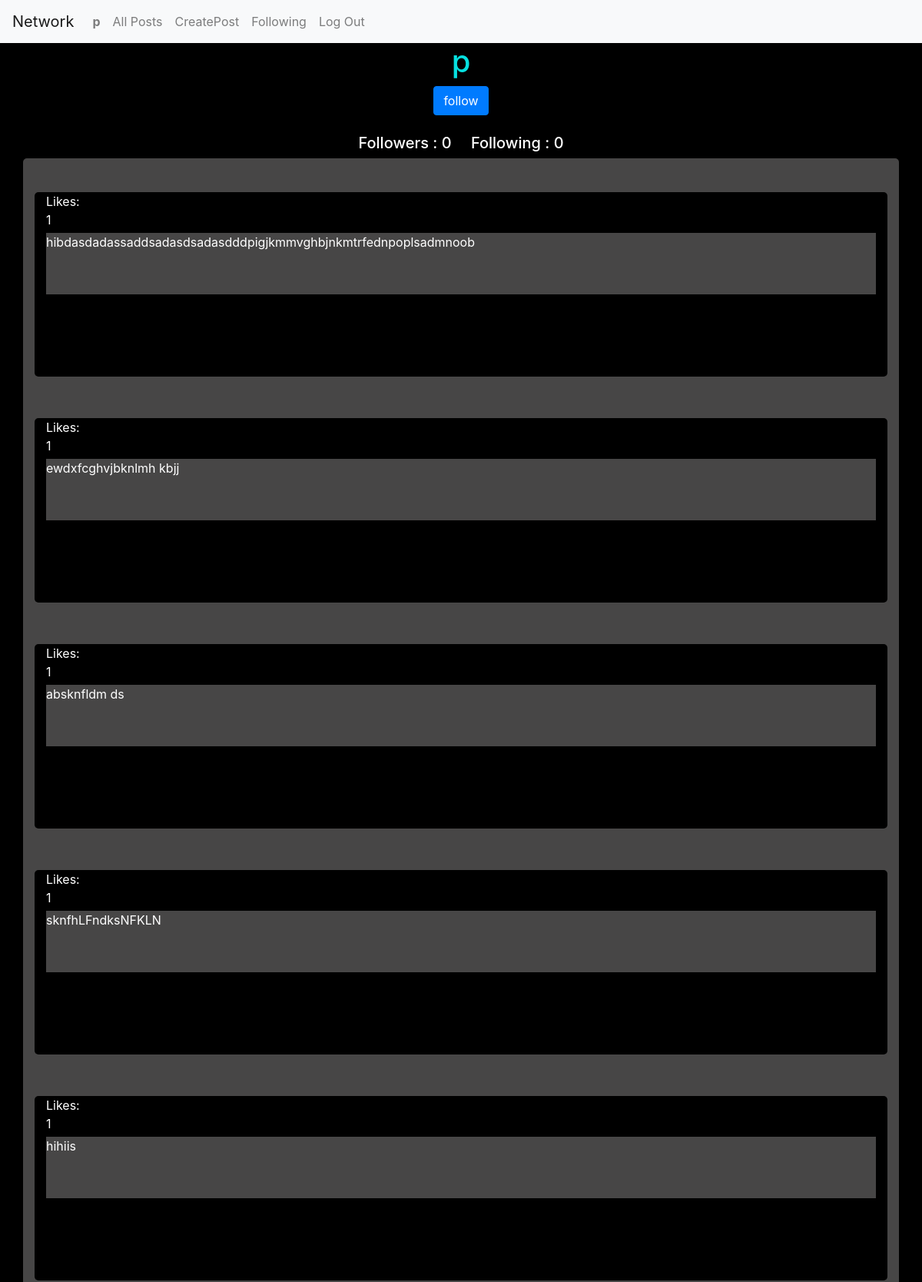
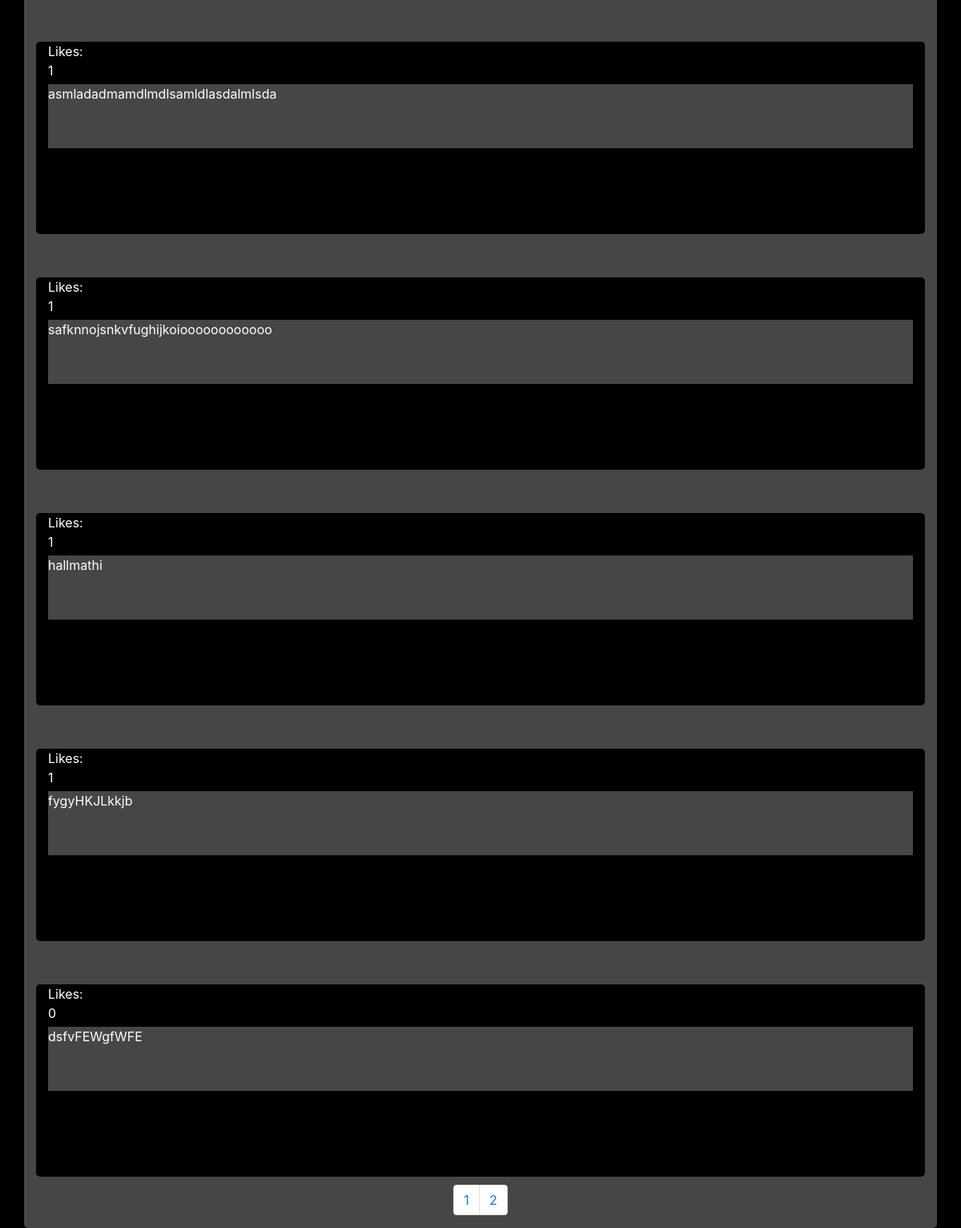
The page /profile/1/1 on the database as committed earlier (2 pictures, top to bottom).
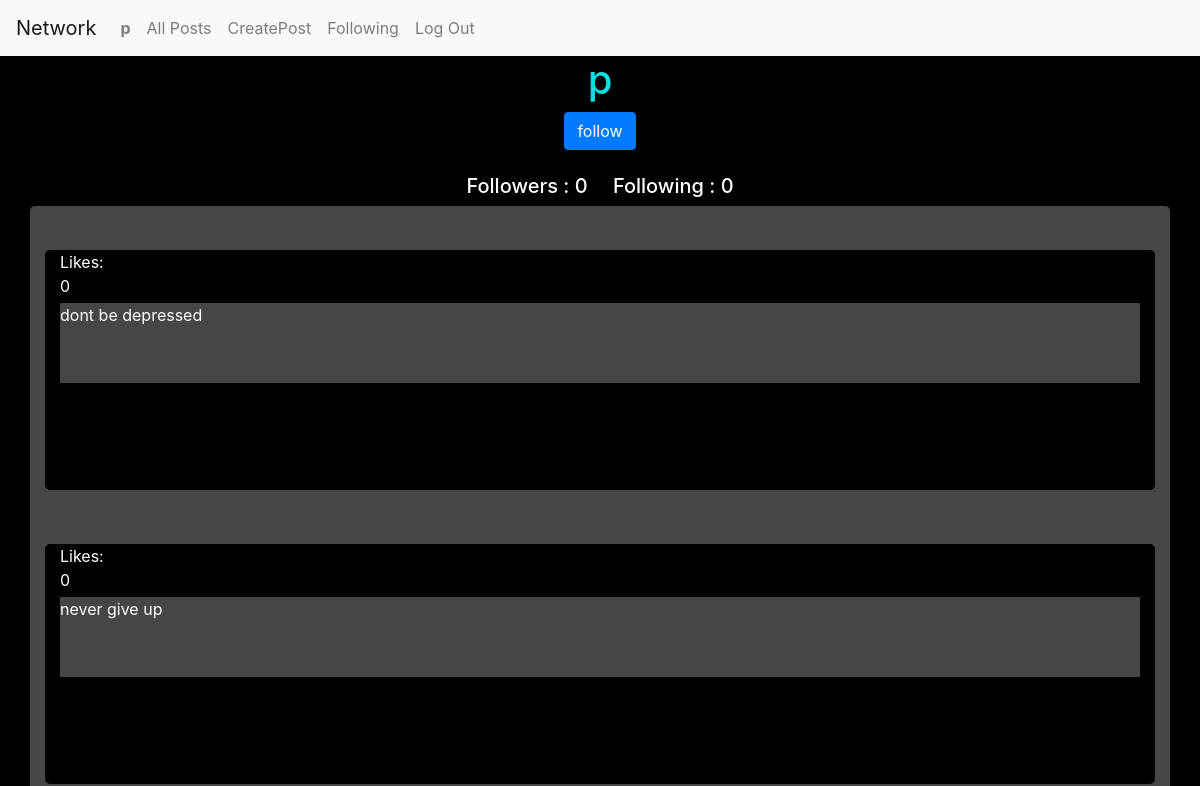
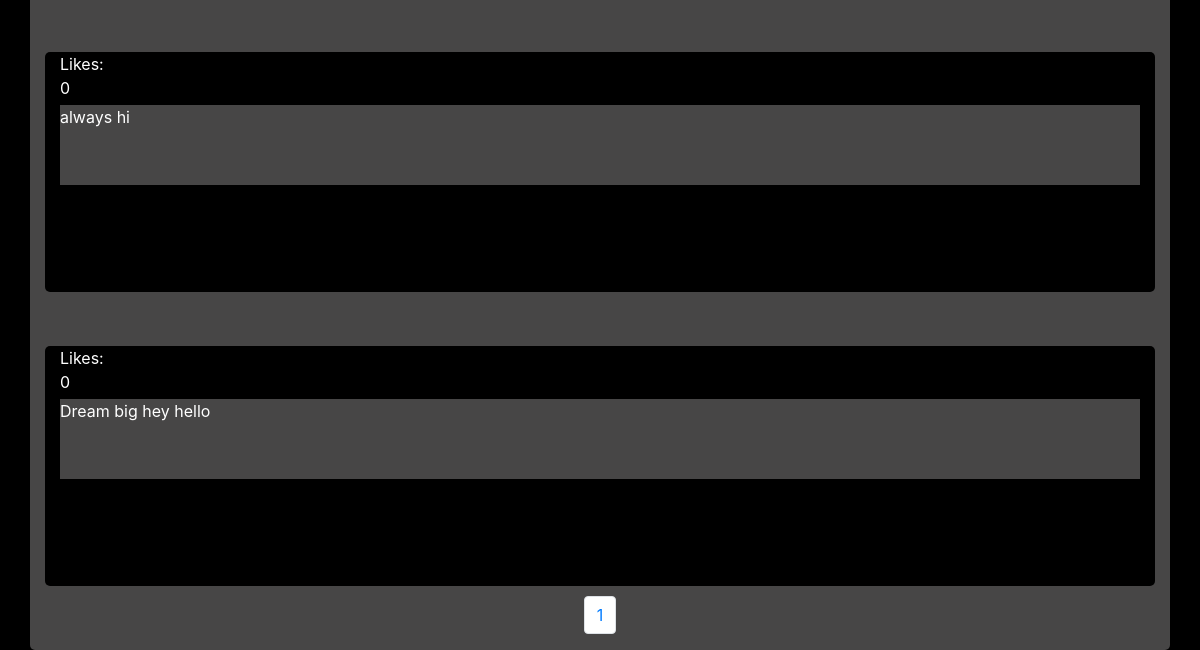
The same page on the database as committed later (2 pictures, top to bottom).
### network/models.py (models this page shows)
class User(AbstractUser):
    followers=models.ManyToManyField('self',symmetrical=False,blank=True,related_name='flr')
    following=models.ManyToManyField('self',symmetrical=False,blank=True,related_name='fly')

class Post(models.Model):
    content=models.CharField(max_length=1000)
    owner=models.ForeignKey(User,on_delete=models.CASCADE)
    liked_by=models.ManyToManyField(User,symmetrical=False,related_name="liked_by",blank=True)
    Date=models.DateTimeField(auto_now_add=True)

### network/views.py (the view)
# urls.py: path('profile/<int:id>/<int:pg>',views.profile,name='profile'),
def profile(request,id,pg):
    user=User.objects.get(id=id)
    posts=Post.objects.filter(owner=user).order_by('-Date')
    p=Paginator(posts,10)
    page=p.page(pg)
    return render(request,'network/profile.html',{
        'posts':page.object_list,'user':user,'p':p
    })

### network/templates/network/profile.html (shortened to what this page needs)
{% extends "network/layout.html" %}
{% block body %}
<div class="container text-center" style="color: white;">
    <h1 style="color: #06e0e0;">{{user.username}}</h1>
    {%if user != request.user%}
    {%if request.user not in user.followers.all %}
    <button id="follow" class="btn btn-primary" data-id={{user.id}}>follow</button>
    {%else%}
    <button id="unfollow" class="btn btn-primary" data-id={{user.id}}>unfollow</button>
    {%endif%}
    {%endif%}
    <br><br>
    <h5>Followers : {{user.followers.all|length}} &emsp;Following : {{user.following.all|length}}</h5>
</div>
<div style="display: flex; flex-direction: column;gap: 10px;background-color: rgb(71, 70, 70);border-radius: 5px;color: white;min-height: 90vh;" class="container text-start">
    {% for post in posts %}
 <br>
    <div style="background-color: black; display: flex;flex-direction: column;border-radius: 5px;height: 30vh;color: white;" class="container text-start">
        <span>Likes:</span>
        <div style="background-color: black;height: 25vh; display: flex;flex-direction: column; gap: 5px;">
            <div data-likes={{post.liked_by.all|length}}>{{post.liked_by.all|length}}</div>
            <div class="content-div" style="height: 10vh; width: 100%;background-color: rgb(71, 70, 70);">{{post.content}}</div>
        </div>
    </div>
 {%endfor%}
 <div style="display: flex;align-items: center;justify-content: center;">
    <nav aria-label="Page navigation example">
        <ul class="pagination">
          {%for i in p.page_range %}
          <li class="page-item"><a class="page-link" href="{%url 'profile' id=user.id pg=i%}">{{i}}</a></li>
          {%endfor%}
        </ul>
      </nav>
</div>
</div>
{% endblock %}

### network/templates/network/layout.html (shortened to what this page needs)
{% load static %}
<!DOCTYPE html>
<html lang="en">
    <head>
        <link rel="stylesheet" href="https://stackpath.bootstrapcdn.com/bootstrap/4.4.1/css/bootstrap.min.css">
        <link href="{% static 'network/styles.css' %}" rel="stylesheet">
    </head>
    <body>
        <nav class="navbar navbar-expand-lg navbar-light bg-light">
            <a class="navbar-brand" href="#">Network</a>
            <div>
              <ul class="navbar-nav mr-auto">
                {% if user.is_authenticated %}
                    <li class="nav-item">
                        <a class="nav-link" href="{%url 'profile' id=user.id pg=1%}"><strong>{{ user.username }}</strong></a>
                    </li>
                {% endif %}
                <li class="nav-item">
                  <a class="nav-link" href="{% url 'index' %}">All Posts</a>
                </li>
                <li class="nav-item">
                    <a class="nav-link" href="{% url 'create' %}">CreatePost</a>
                  </li>
                {% if user.is_authenticated %}
                    <li class="nav-item">
                        <a class="nav-link" href="{%url 'following' pg=1%}">Following</a>
                    </li>
                    <li class="nav-item">
                        <a class="nav-link" href="{% url 'logout' %}">Log Out</a>
                    </li>
                {% endif %}
              </ul>
            </div>
          </nav>
        <div class="body">
            {% block body %}
            {% endblock %}
        </div>
    </body>
</html>

### network/static/network/styles.css (style rules this page uses)
body { background-color: black; }

Rows that differ between the two databases and show on the page:
removed Post: liked_by.all|length "1", content "hibdasdadassaddsadasdsadasdddpigjkmmvghbjnkmtrfednpoplsadmnoob"
removed Post: liked_by.all|length "1", content "ewdxfcghvjbknlmh kbjj"
removed Post: liked_by.all|length "1", content "absknfldm ds"
removed Post: liked_by.all|length "1", content "sknfhLFndksNFKLN"
removed Post: liked_by.all|length "1", content "hihiis"
removed Post: liked_by.all|length "1", content "asmladadmamdlmdlsamldlasdalmlsda"
removed Post: liked_by.all|length "1", content "safknnojsnkvfughijkoioooooooooooo"
removed Post: liked_by.all|length "1", content "hallmathi"
removed Post: liked_by.all|length "1", content "fygyHKJLkkjb"
removed Post: liked_by.all|length "0", content "dsfvFEWgfWFE"
added Post: liked_by.all|length "0", content "dont be depressed"
added Post: liked_by.all|length "0", content "never give up"
added Post: liked_by.all|length "0", content "always hi"
added Post: liked_by.all|length "0", content "Dream big hey hello"
Other text that changed with them:
list line gone: "2"
